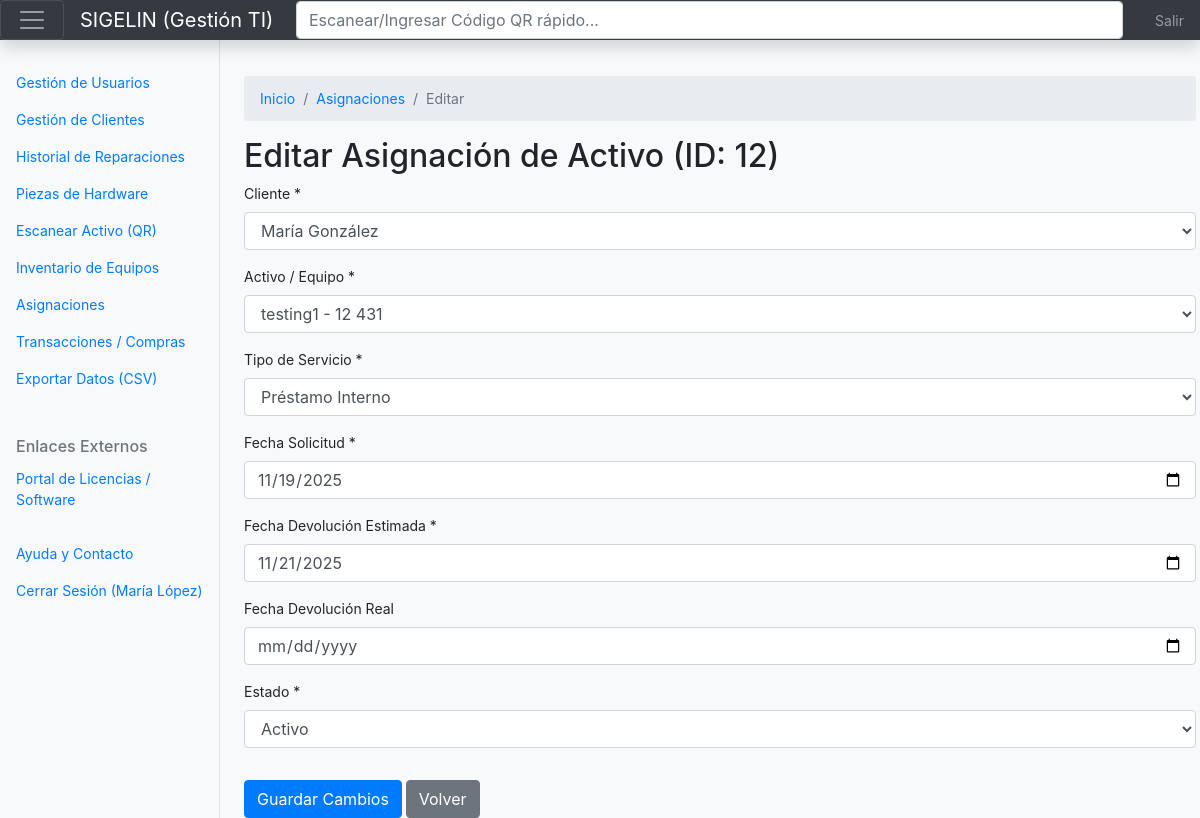
The page /editar_asignacion.php?id=12 (signed in) on the database its author committed.
### tables this page shows
CREATE TABLE IF NOT EXISTS `asignacion` (
  `id_asignacion` int NOT NULL AUTO_INCREMENT,
  `fecha_inicio` date NOT NULL,
  `fecha_fin_estimada` date DEFAULT NULL,
  `fecha_fin_real` date DEFAULT NULL,
  `estado` enum('Activo','Finalizado','Pendiente') NOT NULL,
  `tipo_servicio` varchar(100) DEFAULT NULL,
  `id_cliente` int DEFAULT NULL,
  PRIMARY KEY (`id_asignacion`),
  KEY `id_cliente` (`id_cliente`)
);

CREATE TABLE IF NOT EXISTS `cliente` (
  `id_cliente` int NOT NULL AUTO_INCREMENT,
  `nombre` varchar(200) NOT NULL,
  `tipo_cliente` varchar(100) DEFAULT NULL,
  `rut` varchar(12) DEFAULT NULL,
  `telefono` varchar(50) DEFAULT NULL,
  `direccion` varchar(255) DEFAULT NULL,
  PRIMARY KEY (`id_cliente`),
  UNIQUE KEY `rut` (`rut`)
);

CREATE TABLE IF NOT EXISTS `detalleasignacion` (
  `id_detalle_asignacion` int NOT NULL AUTO_INCREMENT,
  `id_asignacion` int DEFAULT NULL,
  `id_activo` int DEFAULT NULL,
  PRIMARY KEY (`id_detalle_asignacion`),
  KEY `id_asignacion` (`id_asignacion`),
  KEY `id_activo` (`id_activo`)
);

CREATE TABLE IF NOT EXISTS `equipo` (
  `id_equipo` int NOT NULL AUTO_INCREMENT,
  `tipo` varchar(100) DEFAULT NULL,
  `modelo` varchar(100) DEFAULT NULL,
  `marca` varchar(100) DEFAULT NULL,
  `estado` enum('Disponible','Asignado','Reparacion','Baja') NOT NULL,
  `lugar_asignado` varchar(255) DEFAULT NULL,
  `id_ubicacion` int DEFAULT NULL,
  `id_usuario` int DEFAULT NULL,
  PRIMARY KEY (`id_equipo`),
  KEY `id_ubicacion` (`id_ubicacion`),
  KEY `id_usuario` (`id_usuario`),
  KEY `idx_tipo_modelo_equipo` (`tipo`,`modelo`)
);

### editar_asignacion.php (the view, shortened to what this page needs)
<?php
$db = new Database();
$conn = $db->dbConnection();
$id_asignacion = $_GET['id'] ?? null;
$stmt = $conn->prepare("
    SELECT a.*, da.id_activo, a.id_cliente
    FROM asignacion a
    JOIN detalleasignacion da ON a.id_asignacion = da.id_asignacion
    WHERE a.id_asignacion = :ida
");
$stmt->execute([':ida' => $id_asignacion]);
$data = $stmt->fetch(PDO::FETCH_ASSOC);
$clientes = $conn->query("SELECT id_cliente, nombre FROM cliente");
$clientes = $clientes->fetchAll(PDO::FETCH_ASSOC);
$activos = $conn->query("SELECT id_equipo, modelo, marca, tipo FROM equipo");
$activos = $activos->fetchAll(PDO::FETCH_ASSOC);
?>
<!DOCTYPE html>
<html lang="es">
<?php require_once 'includes/head.php'; ?>
<body>
<?php require_once 'includes/header.php'; ?>
<div class="container-fluid">
    <div class="row">
        <?php require_once 'includes/sidebar.php'; ?>
        <main class="col-md-9 ms-sm-auto col-lg-10 px-4">
            <nav aria-label="breadcrumb" class="mt-3">
              <ol class="breadcrumb">
                <li class="breadcrumb-item"><a href="index.php">Inicio</a></li>
                <li class="breadcrumb-item"><a href="asignaciones.php">Asignaciones</a></li>
                <li class="breadcrumb-item active" aria-current="page">Editar</li>
              </ol>
            </nav>
            <h2 class="mt-3">Editar Asignación de Activo (ID: <?= $id_asignacion ?>)</h2>
            <form method="post">
                <div class="form-group">
                  <label for="id_cliente">Cliente *</label>
                  <select name="id_cliente" class="form-control" required>
                      <?php foreach ($clientes as $row): ?>
                          <option value="<?= $row['id_cliente']; ?>" <?= $data['id_cliente'] == $row['id_cliente'] ? 'selected' : '' ?>>
                              <?= $row['nombre']; ?>
                          </option>
                      <?php endforeach; ?>
                  </select>
                </div>
                <div class="form-group">
                  <label for="id_activo">Activo / Equipo *</label>
                  <select name="id_activo" class="form-control" required>
                      <?php foreach ($activos as $row): ?>
                           <option value="<?= $row['id_equipo']; ?>" <?= $data['id_activo'] == $row['id_equipo'] ? 'selected' : '' ?>>
                               <?= $row['tipo'] . " - " . $row['marca'] . " " . $row['modelo']; ?>
                          </option>
                      <?php endforeach; ?>
                  </select>
                </div>
                <div class="form-group">
                  <label for="tipo_servicio">Tipo de Servicio *</label>
                  <select name="tipo_servicio" class="form-control" required>
                       <option value="Prestamo_Interno" <?= $data['tipo_servicio'] == 'Prestamo_Interno' ? 'selected' : '' ?>>Préstamo Interno</option>
                  </select>
                </div>
                <div class="form-group">
                    <label>Fecha Solicitud *</label>
                    <input type="date" name="fecha_inicio" id="fecha_inicio" class="form-control" required value="<?= $data['fecha_inicio']; ?>">
                </div>
                <div class="form-group">
                    <label>Fecha Devolución Estimada *</label>
                    <input type="date" name="fecha_fin_estimada" id="fecha_fin_estimada" class="form-control" required value="<?= $data['fecha_fin_estimada']; ?>">
                </div>
                <div class="form-group">
                    <label>Fecha Devolución Real</label>
                    <input type="date" name="fecha_fin_real" id="fecha_fin_real" class="form-control" value="<?= $data['fecha_fin_real']; ?>">
                </div>
                <div class="form-group">
                    <label>Estado *</label>
                    <select name="estado" id="estado" class="form-control" required>
                        <option value="Activo" <?= $data['estado'] == 'Activo' ? 'selected' : '' ?>>Activo</option>
                    </select>
                </div>
                <button type="submit" class="btn btn-primary mt-3">Guardar Cambios</button>
                <a href="asignaciones.php" class="btn btn-secondary mt-3">Volver</a>
            </form>
        </main>
    </div>
</div>
</body>
</html>

### css/dashboard.css (style rules this page uses)
body { font-size: 0.875rem; background-color: #f8f9fa; }
@media (min-width: 768px) { main { margin-left: 220px; padding-top: 20px; } }

### rows shown on the page
asignacion: id_cliente "María González", tipo_servicio "Préstamo Interno", estado "Activo"
detalleasignacion: id_activo "testing1 - 12 431", fecha_inicio "11/19/2025", fecha_fin_estimada "11/21/2025"

### other values the page prints
$_SESSION['user_nombre'] "María López"
$id_asignacion "12"
